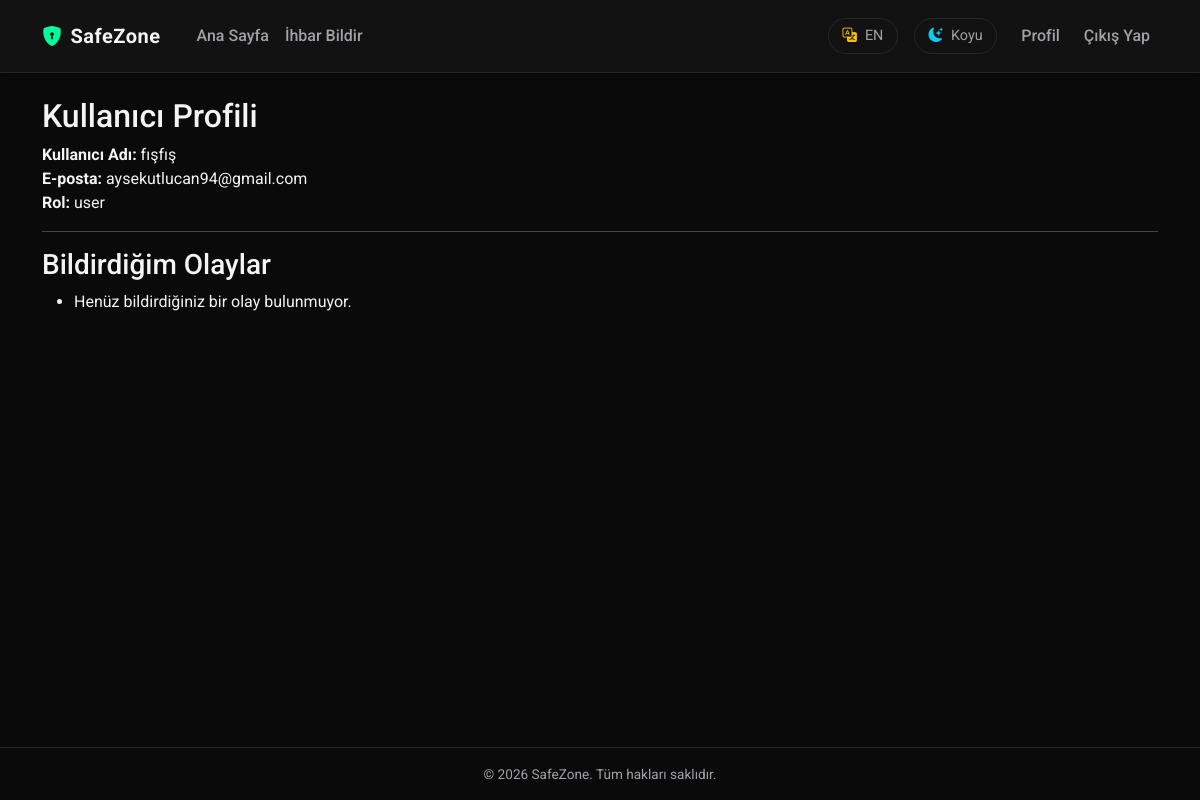
/auth/profile (signed in), run on the app's committed database.
### app/models.py (models this page shows, shortened)
class User(UserMixin, db.Model):
    __tablename__ = 'user'
    id = db.Column(db.Integer, primary_key=True)
    username = db.Column(db.String(80), unique=True, nullable=False)
    email = db.Column(db.String(120), unique=True, nullable=False)
    password_hash = db.Column(db.String(256))
    role = db.Column(db.String(20), nullable=False, default='user')
    incidents = db.relationship('Incident', backref='author', lazy=True)

### app/auth/routes.py (the view)
@auth_bp.route('/profile')
@login_required
def profile():
    return render_template('auth/profile.html', title='Profilim')

### app/__init__.py (called while the page is built)
def create_app(config_name='default'):
    app = Flask(__name__)
    app.config.from_object(config[config_name])
    db.init_app(app)
    migrate.init_app(app, db)
    login_manager.init_app(app)
    from app.main import main_bp
    app.register_blueprint(main_bp)
    from app.auth import auth_bp
    app.register_blueprint(auth_bp, url_prefix='/auth')
    from app.models import User
    @login_manager.user_loader
    def load_user(user_id):
        return User.query.get(int(user_id))
    return app

### app/main/routes.py (called while the page is built)
@main_bp.app_context_processor
def inject_translations():
    from flask import session
    from app.main.translations import TRANSLATIONS
    lang = session.get('lang', 'tr')
    if lang not in ['tr', 'en']:
        lang = 'tr'
    def translate(key):
        if not key:
            return ''
        cleaned_key = key.strip().lower()
        lookup_key = cleaned_key.replace('ı', 'i').replace('ğ', 'g').replace('ü', 'u').replace('ş', 's').replace('ö', 'o').replace('ç', 'c')
        translation_dict = TRANSLATIONS.get(lang, {})
        if lookup_key in translation_dict:
            return translation_dict[lookup_key]
        elif cleaned_key in translation_dict:
            return translation_dict[cleaned_key]
        elif key in translation_dict:
            return translation_dict[key]
        return key
    return dict(_=translate, active_lang=lang)

### app/templates/auth/profile.html
{% extends "base.html" %}
{% block content %}
    <h2>Kullanıcı Profili</h2>
    <p>
        <strong>Kullanıcı Adı:</strong> {{ current_user.username }}<br>
        <strong>E-posta:</strong> {{ current_user.email }}<br>
        <strong>Rol:</strong> {{ current_user.role }}
    </p>
    <hr>
    <h3>Bildirdiğim Olaylar</h3>
    <ul>
        {% for incident in current_user.incidents %}
            <li>
                <strong>{{ incident.title }}</strong> - Kategori: {{ incident.category }}
                (Mahalle: {{ incident.neighborhood_name }})<br>
                <em>Koordinatlar: [{{ incident.latitude }}, {{ incident.longitude }}]</em><br>
                <p>{{ incident.description }}</p>
                <small>Tarih: {{ incident.created_at.strftime('%Y-%m-%d %H:%M') }}</small>
            </li>
            <br>
        {% else %}
            <li>Henüz bildirdiğiniz bir olay bulunmuyor.</li>
        {% endfor %}
    </ul>
{% endblock %}

### app/templates/base.html (style rules this page uses)
:root { --bg-color: #0a0a0a; --text-color: #f4f4f5; --text-muted: #a1a1aa; --accent-color: #00fa9a; --accent-hover: #20b2aa; --accent-glow: rgba(0, 250, 154, 0.25); --card-bg: #121212; --card-border: #27272a; --navbar-bg: #121212; --navbar-border: #27272a; --input-bg: #000000; --input-border: #27272a; --btn-primary-bg: #20b2aa; --btn-primary-text: #0a0a0a; --alert-bg: #18181b; --alert-border: #20b2aa; }
body { background-color: var(--bg-color); color: var(--text-color); font-family: 'Roboto', 'Segoe UI', Tahoma, Geneva, Verdana, sans-serif; min-height: 100vh; display: flex; flex-direction: column; transition: background-color 0.3s ease, color 0.3s ease; }

### data on the page
User: username "fışfış", email "aysekutlucan94@gmail.com", role "user"
